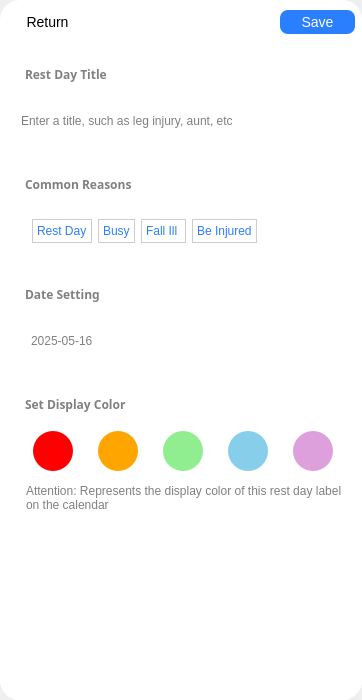
<?xml version="1.0" encoding="UTF-8"?>
<ui version="4.0">
 <class>Dialog_add_action</class>
 <widget class="QDialog" name="Dialog_add_action">
  <property name="geometry">
   <rect>
    <x>0</x>
    <y>0</y>
    <width>362</width>
    <height>700</height>
   </rect>
  </property>
  <property name="minimumSize">
   <size>
    <width>300</width>
    <height>666</height>
   </size>
  </property>
  <property name="windowTitle">
   <string>Dialog</string>
  </property>
  <layout class="QHBoxLayout" name="horizontalLayout">
   <property name="spacing">
    <number>0</number>
   </property>
   <property name="leftMargin">
    <number>0</number>
   </property>
   <property name="topMargin">
    <number>0</number>
   </property>
   <property name="rightMargin">
    <number>0</number>
   </property>
   <property name="bottomMargin">
    <number>0</number>
   </property>
   <item>
    <widget class="QFrame" name="frame">
     <property name="styleSheet">
      <string notr="true">#frame{
	background-color:white;
	border-top-right-radius:20px;
	border-top-left-radius:20px;
	border-bottom-right-radius:20px;
	border-bottom-left-radius:20px;
}


#button_back {
    font: 9pt &quot;微软雅黑&quot;;
    border-radius: 6px; /* 轻微圆角 */
    background-color: white; /* 纯白背景 */
    color: black; /* 黑色文字 */
    min-width: 60px;
    min-height: 45px;

}

#button_back:hover {
    background-color: #f0f0f0; /* 浅灰色悬浮效果 */
    margin-top: 2px; /* 轻微下移，增加按压感 */
}

#button_back:pressed {
    background-color: #e0e0e0; /* 按下时变深灰 */
    margin-top: 1px; /* 按下时轻微上移 */
}

QPushButton:disabled {
    background-color: #f8f8f8;
    color: gray;
    border-color: #ddd;
}


#label {
	font: 700 12pt &quot;微软雅黑&quot;;
}




</string>
     </property>
     <property name="frameShape">
      <enum>QFrame::Shape::StyledPanel</enum>
     </property>
     <property name="frameShadow">
      <enum>QFrame::Shadow::Raised</enum>
     </property>
     <property name="lineWidth">
      <number>0</number>
     </property>
     <widget class="QFrame" name="frame_2">
      <property name="geometry">
       <rect>
        <x>0</x>
        <y>54</y>
        <width>362</width>
        <height>646</height>
       </rect>
      </property>
      <property name="styleSheet">
       <string notr="true">#frame_2{
	background-color:white;
	border-top-right-radius:20px;
	border-top-left-radius:20px;
	border-bottom-right-radius:20px;
	border-bottom-left-radius:20px;
}

QPushButton {
    font: 550 10pt &quot;微软雅黑&quot;; 
    border-radius: 6px; /* 轻微圆角 */
	background-color: none;
    color: black; /* 黑色文字 */
	border:none;
	text-align: left;
}


QScrollArea {
	border:none;
	background-color: none;
	border-top-right-radius:15px;
	border-top-left-radius:15px;
	border-bottom-right-radius:15px;
	border-bottom-left-radius:15px;
}

QScrollBar:vertical {
    background: none;
    width: 4px;
    margin: 0px;
    border: none;
}

QScrollBar::handle:vertical {
    background: rgba(100, 100, 100, 0.5);
    min-height: 20px;
    border-radius: 2px;
}

QScrollBar::handle:vertical:hover {
    background: rgba(100, 100, 100, 0.8);
}

QScrollBar::add-line:vertical,
QScrollBar::sub-line:vertical,
QScrollBar::add-page:vertical,
QScrollBar::sub-page:vertical {
    background: none;
    border: none;
}

QScrollBar:horizontal {
    background: transparent;
    height: 4px;
    margin: 0px;
    border: none;
}

QScrollBar::handle:horizontal {
    background: rgba(100, 100, 100, 0.5);
    min-width: 20px;
    border-radius: 2px;
}

QScrollBar::handle:horizontal:hover {
    background: rgba(100, 100, 100, 0.8);
}

QScrollBar::add-line:horizontal,
QScrollBar::sub-line:horizontal,
QScrollBar::add-page:horizontal,
QScrollBar::sub-page:horizontal {
    background: none;
    border: none;
}
</string>
      </property>
      <property name="frameShape">
       <enum>QFrame::Shape::StyledPanel</enum>
      </property>
      <property name="frameShadow">
       <enum>QFrame::Shadow::Raised</enum>
      </property>
      <property name="lineWidth">
       <number>0</number>
      </property>
      <layout class="QHBoxLayout" name="horizontalLayout_3">
       <property name="spacing">
        <number>0</number>
       </property>
       <property name="sizeConstraint">
        <enum>QLayout::SizeConstraint::SetDefaultConstraint</enum>
       </property>
       <property name="leftMargin">
        <number>0</number>
       </property>
       <property name="topMargin">
        <number>0</number>
       </property>
       <property name="rightMargin">
        <number>0</number>
       </property>
       <property name="bottomMargin">
        <number>0</number>
       </property>
       <item>
        <widget class="QScrollArea" name="scrollArea">
         <property name="sizePolicy">
          <sizepolicy hsizetype="Expanding" vsizetype="Ignored">
           <horstretch>0</horstretch>
           <verstretch>0</verstretch>
          </sizepolicy>
         </property>
         <property name="minimumSize">
          <size>
           <width>362</width>
           <height>646</height>
          </size>
         </property>
         <property name="styleSheet">
          <string notr="true">QFrame{
	background-color:white;
	border-top-right-radius:15px;
	border-top-left-radius:15px;
	border-bottom-right-radius:15px;
	border-bottom-left-radius:15px;
}

QWidget{
	border-top-right-radius:20px;
	border-top-left-radius:20px;
	border-bottom-right-radius:20px;
	border-bottom-left-radius:20px;
}</string>
         </property>
         <property name="frameShape">
          <enum>QFrame::Shape::NoFrame</enum>
         </property>
         <property name="lineWidth">
          <number>0</number>
         </property>
         <property name="horizontalScrollBarPolicy">
          <enum>Qt::ScrollBarPolicy::ScrollBarAlwaysOff</enum>
         </property>
         <property name="widgetResizable">
          <bool>true</bool>
         </property>
         <widget class="QWidget" name="scrollAreaWidgetContents">
          <property name="geometry">
           <rect>
            <x>0</x>
            <y>0</y>
            <width>362</width>
            <height>646</height>
           </rect>
          </property>
          <widget class="QFrame" name="frame_fitness">
           <property name="geometry">
            <rect>
             <x>10</x>
             <y>40</y>
             <width>351</width>
             <height>55</height>
            </rect>
           </property>
           <property name="sizePolicy">
            <sizepolicy hsizetype="Preferred" vsizetype="Minimum">
             <horstretch>0</horstretch>
             <verstretch>0</verstretch>
            </sizepolicy>
           </property>
           <property name="minimumSize">
            <size>
             <width>350</width>
             <height>55</height>
            </size>
           </property>
           <property name="frameShape">
            <enum>QFrame::Shape::StyledPanel</enum>
           </property>
           <property name="frameShadow">
            <enum>QFrame::Shadow::Raised</enum>
           </property>
           <layout class="QHBoxLayout" name="horizontalLayout_8" stretch="0,0">
            <property name="topMargin">
             <number>0</number>
            </property>
            <property name="bottomMargin">
             <number>0</number>
            </property>
            <item>
             <widget class="QLineEdit" name="lineEdit">
              <property name="placeholderText">
               <string>Enter a title, such as leg injury, aunt, etc</string>
              </property>
             </widget>
            </item>
            <item>
             <widget class="QLabel" name="label_fitness_go">
              <property name="text">
               <string/>
              </property>
             </widget>
            </item>
           </layout>
          </widget>
          <widget class="QFrame" name="frame_jump_rope">
           <property name="geometry">
            <rect>
             <x>10</x>
             <y>370</y>
             <width>350</width>
             <height>55</height>
            </rect>
           </property>
           <property name="sizePolicy">
            <sizepolicy hsizetype="Preferred" vsizetype="Minimum">
             <horstretch>0</horstretch>
             <verstretch>0</verstretch>
            </sizepolicy>
           </property>
           <property name="minimumSize">
            <size>
             <width>350</width>
             <height>55</height>
            </size>
           </property>
           <property name="frameShape">
            <enum>QFrame::Shape::StyledPanel</enum>
           </property>
           <property name="frameShadow">
            <enum>QFrame::Shadow::Raised</enum>
           </property>
           <layout class="QHBoxLayout" name="horizontalLayout_9" stretch="0,0,0,0,0">
            <property name="topMargin">
             <number>0</number>
            </property>
            <property name="bottomMargin">
             <number>0</number>
            </property>
            <item>
             <widget class="QPushButton" name="pushButton_4">
              <property name="minimumSize">
               <size>
                <width>50</width>
                <height>50</height>
               </size>
              </property>
              <property name="maximumSize">
               <size>
                <width>50</width>
                <height>50</height>
               </size>
              </property>
              <property name="styleSheet">
               <string notr="true">QPushButton {
    background-color: #FF0000;  /* 设置纯色背景 */
    border: none;             /* 移除默认边框 */
    margin: 5px;              /* 设置外边距为5像素 */
}
QPushButton:pressed {
    /* 选中状态样式 */
    border: 2px solid black;        /* 黑色外框 */
}</string>
              </property>
              <property name="text">
               <string/>
              </property>
             </widget>
            </item>
            <item>
             <widget class="QPushButton" name="pushButton_5">
              <property name="minimumSize">
               <size>
                <width>50</width>
                <height>50</height>
               </size>
              </property>
              <property name="maximumSize">
               <size>
                <width>50</width>
                <height>50</height>
               </size>
              </property>
              <property name="styleSheet">
               <string notr="true">QPushButton {
    background-color: #FFA500;  /* 设置纯色背景 */
    border: none;             /* 移除默认边框 */
    margin: 5px;              /* 设置外边距为5像素 */
}
QPushButton:pressed {
    /* 选中状态样式 */
    border: 2px solid black;        /* 黑色外框 */
}</string>
              </property>
              <property name="text">
               <string> </string>
              </property>
             </widget>
            </item>
            <item>
             <widget class="QPushButton" name="pushButton_6">
              <property name="minimumSize">
               <size>
                <width>50</width>
                <height>50</height>
               </size>
              </property>
              <property name="maximumSize">
               <size>
                <width>50</width>
                <height>50</height>
               </size>
              </property>
              <property name="styleSheet">
               <string notr="true">QPushButton {
    background-color: #90EE90;  /* 设置纯色背景 */
    border: none;             /* 移除默认边框 */
    margin: 5px;              /* 设置外边距为5像素 */
}
QPushButton:pressed {
    /* 选中状态样式 */
    border: 2px solid black;        /* 黑色外框 */
}</string>
              </property>
              <property name="text">
               <string> </string>
              </property>
             </widget>
            </item>
            <item>
             <widget class="QPushButton" name="pushButton_7">
              <property name="minimumSize">
               <size>
                <width>50</width>
                <height>50</height>
               </size>
              </property>
              <property name="maximumSize">
               <size>
                <width>50</width>
                <height>50</height>
               </size>
              </property>
              <property name="styleSheet">
               <string notr="true">QPushButton {
    background-color: #87CEEB;  /* 设置纯色背景 */
    border: none;             /* 移除默认边框 */
    margin: 5px;              /* 设置外边距为5像素 */
}
QPushButton:pressed {
    /* 选中状态样式 */
    border: 2px solid black;        /* 黑色外框 */
}</string>
              </property>
              <property name="text">
               <string> </string>
              </property>
             </widget>
            </item>
            <item>
             <widget class="QPushButton" name="pushButton_3">
              <property name="minimumSize">
               <size>
                <width>50</width>
                <height>50</height>
               </size>
              </property>
              <property name="maximumSize">
               <size>
                <width>50</width>
                <height>50</height>
               </size>
              </property>
              <property name="styleSheet">
               <string notr="true">QPushButton {
    background-color: #DDA0DD;  /* 设置纯色背景 */
    border: none;             /* 移除默认边框 */
    margin: 5px;              /* 设置外边距为5像素 */
}
QPushButton:pressed {
    /* 选中状态样式 */
    border: 2px solid black;        /* 黑色外框 */
}</string>
              </property>
              <property name="text">
               <string> </string>
              </property>
             </widget>
            </item>
           </layout>
          </widget>
          <widget class="QLabel" name="label">
           <property name="geometry">
            <rect>
             <x>10</x>
             <y>110</y>
             <width>151</width>
             <height>41</height>
            </rect>
           </property>
           <property name="font">
            <font>
             <family>微软雅黑</family>
             <pointsize>-1</pointsize>
             <italic>false</italic>
             <bold>true</bold>
            </font>
           </property>
           <property name="styleSheet">
            <string notr="true">QLabel {
    color:  #808080;              /* 白色文字 */
    border: none;             /* 移除默认边框 */
    padding: 6px 12px;        /* 内边距（文字与边缘间距） */
    font-size: 12px;          /* 文字大小 */
}</string>
           </property>
           <property name="text">
            <string>Common Reasons</string>
           </property>
          </widget>
          <widget class="QFrame" name="frame_fitness_2">
           <property name="geometry">
            <rect>
             <x>10</x>
             <y>150</y>
             <width>351</width>
             <height>55</height>
            </rect>
           </property>
           <property name="sizePolicy">
            <sizepolicy hsizetype="Preferred" vsizetype="Minimum">
             <horstretch>0</horstretch>
             <verstretch>0</verstretch>
            </sizepolicy>
           </property>
           <property name="minimumSize">
            <size>
             <width>350</width>
             <height>55</height>
            </size>
           </property>
           <property name="frameShape">
            <enum>QFrame::Shape::StyledPanel</enum>
           </property>
           <property name="frameShadow">
            <enum>QFrame::Shadow::Raised</enum>
           </property>
           <layout class="QHBoxLayout" name="horizontalLayout_10" stretch="0,0,0,0,0,2,0">
            <property name="topMargin">
             <number>0</number>
            </property>
            <property name="bottomMargin">
             <number>0</number>
            </property>
            <item>
             <widget class="QLabel" name="label_8">
              <property name="text">
               <string/>
              </property>
             </widget>
            </item>
            <item>
             <widget class="QPushButton" name="pushButton_9">
              <property name="minimumSize">
               <size>
                <width>0</width>
                <height>0</height>
               </size>
              </property>
              <property name="styleSheet">
               <string notr="true">QPushButton {
    background-color: white;
    color: #2a7fff;
    border: 1px solid #CCCCCC;
    padding: 4px;
}
QPushButton:hover {
    background-color: #F0F0F0; /* 悬停时背景变浅灰 */
}
QPushButton:pressed {
    background-color: #E0E0E0; /* 按下时背景更深灰 */
}</string>
              </property>
              <property name="text">
               <string>Rest Day</string>
              </property>
             </widget>
            </item>
            <item>
             <widget class="QPushButton" name="pushButton_10">
              <property name="styleSheet">
               <string notr="true">QPushButton {
    background-color: white;
    color: #2a7fff;
    border: 1px solid #CCCCCC;
    padding: 4px;
}
QPushButton:hover {
    background-color: #F0F0F0; /* 悬停时背景变浅灰 */
}
QPushButton:pressed {
    background-color: #E0E0E0; /* 按下时背景更深灰 */
}</string>
              </property>
              <property name="text">
               <string>Busy</string>
              </property>
             </widget>
            </item>
            <item>
             <widget class="QPushButton" name="pushButton_12">
              <property name="styleSheet">
               <string notr="true">QPushButton {
    background-color: white;
    color: #2a7fff;
    border: 1px solid #CCCCCC;
    padding: 4px;
}
QPushButton:hover {
    background-color: #F0F0F0; /* 悬停时背景变浅灰 */
}
QPushButton:pressed {
    background-color: #E0E0E0; /* 按下时背景更深灰 */
}</string>
              </property>
              <property name="text">
               <string>Fall Ill </string>
              </property>
             </widget>
            </item>
            <item>
             <widget class="QPushButton" name="pushButton_11">
              <property name="styleSheet">
               <string notr="true">QPushButton {
    background-color: white;
    color: #2a7fff;
    border: 1px solid #CCCCCC;
    padding: 4px;
}
QPushButton:hover {
    background-color: #F0F0F0; /* 悬停时背景变浅灰 */
}
QPushButton:pressed {
    background-color: #E0E0E0; /* 按下时背景更深灰 */
}</string>
              </property>
              <property name="text">
               <string>Be Injured</string>
              </property>
             </widget>
            </item>
            <item>
             <widget class="QLabel" name="label_fitness_move_2">
              <property name="minimumSize">
               <size>
                <width>0</width>
                <height>0</height>
               </size>
              </property>
              <property name="text">
               <string/>
              </property>
             </widget>
            </item>
            <item>
             <widget class="QLabel" name="label_fitness_go_2">
              <property name="text">
               <string/>
              </property>
             </widget>
            </item>
           </layout>
          </widget>
          <widget class="QLabel" name="aerobic_name">
           <property name="geometry">
            <rect>
             <x>10</x>
             <y>0</y>
             <width>131</width>
             <height>41</height>
            </rect>
           </property>
           <property name="font">
            <font>
             <family>微软雅黑</family>
             <pointsize>-1</pointsize>
             <italic>false</italic>
             <bold>true</bold>
            </font>
           </property>
           <property name="styleSheet">
            <string notr="true">QLabel {
    color:  #808080;              /* 白色文字 */
    border: none;             /* 移除默认边框 */
    padding: 6px 12px;        /* 内边距（文字与边缘间距） */
    font-size: 12px;          /* 文字大小 */
}</string>
           </property>
           <property name="text">
            <string>Rest Day Title</string>
           </property>
          </widget>
          <widget class="QLabel" name="label_2">
           <property name="geometry">
            <rect>
             <x>10</x>
             <y>330</y>
             <width>151</width>
             <height>41</height>
            </rect>
           </property>
           <property name="font">
            <font>
             <family>微软雅黑</family>
             <pointsize>-1</pointsize>
             <italic>false</italic>
             <bold>true</bold>
            </font>
           </property>
           <property name="styleSheet">
            <string notr="true">QLabel {
    color:  #808080;              /* 白色文字 */
    border: none;             /* 移除默认边框 */
    padding: 6px 12px;        /* 内边距（文字与边缘间距） */
    font-size: 12px;          /* 文字大小 */
}</string>
           </property>
           <property name="text">
            <string>Set Display Color</string>
           </property>
          </widget>
          <widget class="QLabel" name="label_3">
           <property name="geometry">
            <rect>
             <x>10</x>
             <y>220</y>
             <width>151</width>
             <height>41</height>
            </rect>
           </property>
           <property name="font">
            <font>
             <family>微软雅黑</family>
             <pointsize>-1</pointsize>
             <italic>false</italic>
             <bold>true</bold>
            </font>
           </property>
           <property name="styleSheet">
            <string notr="true">QLabel {
    color:  #808080;              /* 白色文字 */
    border: none;             /* 移除默认边框 */
    padding: 6px 12px;        /* 内边距（文字与边缘间距） */
    font-size: 12px;          /* 文字大小 */
}</string>
           </property>
           <property name="text">
            <string>Date Setting</string>
           </property>
          </widget>
          <widget class="QFrame" name="frame_fitness_3">
           <property name="geometry">
            <rect>
             <x>10</x>
             <y>260</y>
             <width>351</width>
             <height>55</height>
            </rect>
           </property>
           <property name="sizePolicy">
            <sizepolicy hsizetype="Preferred" vsizetype="Minimum">
             <horstretch>0</horstretch>
             <verstretch>0</verstretch>
            </sizepolicy>
           </property>
           <property name="minimumSize">
            <size>
             <width>350</width>
             <height>55</height>
            </size>
           </property>
           <property name="frameShape">
            <enum>QFrame::Shape::StyledPanel</enum>
           </property>
           <property name="frameShadow">
            <enum>QFrame::Shadow::Raised</enum>
           </property>
           <layout class="QHBoxLayout" name="horizontalLayout_11" stretch="0,0,0">
            <property name="topMargin">
             <number>0</number>
            </property>
            <property name="bottomMargin">
             <number>0</number>
            </property>
            <item>
             <widget class="QPushButton" name="pushButton_8">
              <property name="styleSheet">
               <string notr="true">QPushButton {
    color:  #808080;              /* 白色文字 */
    border: none;             /* 移除默认边框 */
    padding: 6px 12px;        /* 内边距（文字与边缘间距） */
    font-size: 12px;          /* 文字大小 */
}</string>
              </property>
              <property name="text">
               <string>2025-05-16</string>
              </property>
             </widget>
            </item>
            <item>
             <widget class="QLineEdit" name="lineEdit_2">
              <property name="styleSheet">
               <string notr="true">QPushButton {
    color:  #808080;              /* 白色文字 */
    border: none;             /* 移除默认边框 */
    padding: 6px 12px;        /* 内边距（文字与边缘间距） */
    font-size: 12px;          /* 文字大小 */
}</string>
              </property>
             </widget>
            </item>
            <item>
             <widget class="QLabel" name="label_fitness_go_3">
              <property name="text">
               <string/>
              </property>
             </widget>
            </item>
           </layout>
          </widget>
          <widget class="QTextEdit" name="textEdit">
           <property name="geometry">
            <rect>
             <x>10</x>
             <y>420</y>
             <width>351</width>
             <height>61</height>
            </rect>
           </property>
           <property name="styleSheet">
            <string notr="true">QTextEdit {
    color:  #808080;              /* 白色文字 */
    border: none;             /* 移除默认边框 */
    padding: 6px 12px;        /* 内边距（文字与边缘间距） */
    font-size: 12px;          /* 文字大小 */
}</string>
           </property>
           <property name="readOnly">
            <bool>true</bool>
           </property>
           <property name="html">
            <string>&lt;!DOCTYPE HTML PUBLIC &quot;-//W3C//DTD HTML 4.0//EN&quot; &quot;http://www.w3.org/TR/REC-html40/strict.dtd&quot;&gt;
&lt;html&gt;&lt;head&gt;&lt;meta name=&quot;qrichtext&quot; content=&quot;1&quot; /&gt;&lt;meta charset=&quot;utf-8&quot; /&gt;&lt;style type=&quot;text/css&quot;&gt;
p, li { white-space: pre-wrap; }
hr { height: 1px; border-width: 0; }
li.unchecked::marker { content: &quot;\2610&quot;; }
li.checked::marker { content: &quot;\2612&quot;; }
&lt;/style&gt;&lt;/head&gt;&lt;body style=&quot; font-family:'Microsoft YaHei UI'; font-size:12px; font-weight:400; font-style:normal;&quot;&gt;
&lt;p style=&quot; margin-top:0px; margin-bottom:0px; margin-left:0px; margin-right:0px; -qt-block-indent:0; text-indent:0px;&quot;&gt;&lt;span style=&quot; font-size:9pt;&quot;&gt;Attention: Represents the display color of this rest day label on the calendar&lt;/span&gt;&lt;/p&gt;&lt;/body&gt;&lt;/html&gt;</string>
           </property>
          </widget>
         </widget>
        </widget>
       </item>
      </layout>
     </widget>
     <widget class="QPushButton" name="pushButton_2">
      <property name="geometry">
       <rect>
        <x>280</x>
        <y>10</y>
        <width>75</width>
        <height>24</height>
       </rect>
      </property>
      <property name="styleSheet">
       <string notr="true">QPushButton {
    /* 基础样式 */
    background-color: #2a7fff;  /* 蓝色背景 */
    color: white;              /* 白色文字 */
    border: none;             /* 移除默认边框 */
    border-radius: 8px;       /* 圆角半径（可调整） */
    padding: 6px 12px;        /* 内边距（文字与边缘间距） */
    font-size: 14px;          /* 文字大小 */
}

/* 悬停状态 */
QToolButton:hover {
    background-color: #1976D2;  /* 更深的蓝色 */
}

/* 按下状态 */
QToolButton:pressed {
    background-color: #1565C0;  /* 最深的蓝色 */
}</string>
      </property>
      <property name="text">
       <string>Save</string>
      </property>
     </widget>
     <widget class="QPushButton" name="pushButton">
      <property name="geometry">
       <rect>
        <x>10</x>
        <y>10</y>
        <width>75</width>
        <height>24</height>
       </rect>
      </property>
      <property name="styleSheet">
       <string notr="true">QPushButton {
    color: #000000;              /* 白色文字 */
    border: none;             /* 移除默认边框 */
    border-radius: 8px;       /* 圆角半径（可调整） */
    padding: 6px 12px;        /* 内边距（文字与边缘间距） */
    font-size: 14px;          /* 文字大小 */
}</string>
      </property>
      <property name="text">
       <string>Return</string>
      </property>
     </widget>
    </widget>
   </item>
  </layout>
 </widget>
 <resources>
  <include location="E:/FitMind-master/Client/ui/res.qrc"/>
 </resources>
 <connections/>
</ui>
